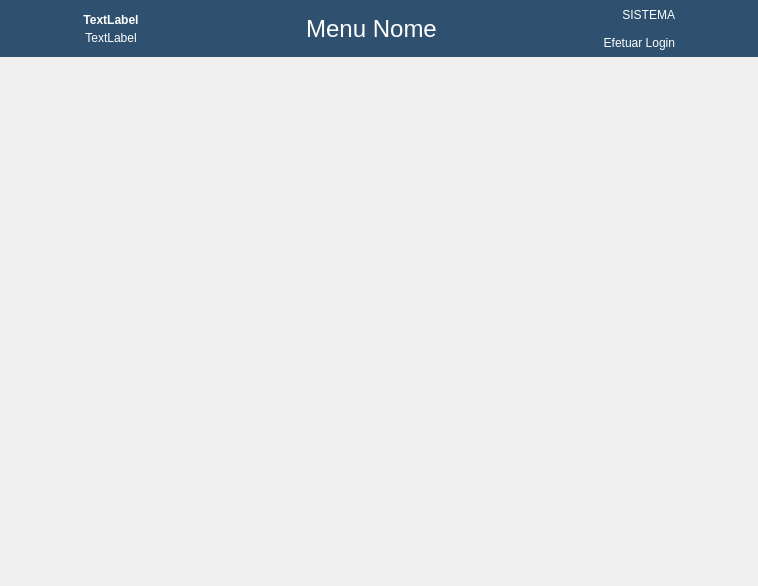
<?xml version="1.0" encoding="UTF-8"?>
<ui version="4.0">
 <class>MainDialog</class>
 <widget class="QDialog" name="MainDialog">
  <property name="geometry">
   <rect>
    <x>0</x>
    <y>0</y>
    <width>758</width>
    <height>586</height>
   </rect>
  </property>
  <property name="windowTitle">
   <string>MainDialog</string>
  </property>
  <layout class="QVBoxLayout" name="verticalLayout">
   <property name="spacing">
    <number>0</number>
   </property>
   <property name="leftMargin">
    <number>0</number>
   </property>
   <property name="topMargin">
    <number>0</number>
   </property>
   <property name="rightMargin">
    <number>0</number>
   </property>
   <property name="bottomMargin">
    <number>0</number>
   </property>
   <item>
    <widget class="QFrame" name="frame_2">
     <property name="minimumSize">
      <size>
       <width>0</width>
       <height>57</height>
      </size>
     </property>
     <property name="maximumSize">
      <size>
       <width>16777215</width>
       <height>57</height>
      </size>
     </property>
     <property name="styleSheet">
      <string notr="true">background-color: rgb(47, 80, 111);</string>
     </property>
     <property name="frameShape">
      <enum>QFrame::NoFrame</enum>
     </property>
     <property name="frameShadow">
      <enum>QFrame::Raised</enum>
     </property>
     <layout class="QHBoxLayout" name="horizontalLayout_7">
      <property name="topMargin">
       <number>0</number>
      </property>
      <property name="bottomMargin">
       <number>0</number>
      </property>
      <item>
       <widget class="QPushButton" name="btn_alarm">
        <property name="minimumSize">
         <size>
          <width>60</width>
          <height>60</height>
         </size>
        </property>
        <property name="maximumSize">
         <size>
          <width>60</width>
          <height>60</height>
         </size>
        </property>
        <property name="focusPolicy">
         <enum>Qt::NoFocus</enum>
        </property>
        <property name="text">
         <string/>
        </property>
        <property name="icon">
         <iconset resource="res/images.qrc">
          <normaloff>:/images/square_logo.png</normaloff>:/images/square_logo.png</iconset>
        </property>
        <property name="iconSize">
         <size>
          <width>60</width>
          <height>60</height>
         </size>
        </property>
        <property name="flat">
         <bool>true</bool>
        </property>
       </widget>
      </item>
      <item>
       <layout class="QVBoxLayout" name="verticalLayout_4">
        <property name="spacing">
         <number>4</number>
        </property>
        <property name="leftMargin">
         <number>6</number>
        </property>
        <property name="rightMargin">
         <number>6</number>
        </property>
        <item>
         <widget class="QLabel" name="lbl_date">
          <property name="font">
           <font>
            <pointsize>9</pointsize>
            <weight>75</weight>
            <bold>true</bold>
           </font>
          </property>
          <property name="styleSheet">
           <string notr="true">color: rgb(255, 255, 255);</string>
          </property>
          <property name="text">
           <string>TextLabel</string>
          </property>
          <property name="alignment">
           <set>Qt::AlignBottom|Qt::AlignHCenter</set>
          </property>
         </widget>
        </item>
        <item>
         <widget class="QLabel" name="lbl_time">
          <property name="font">
           <font>
            <pointsize>9</pointsize>
           </font>
          </property>
          <property name="styleSheet">
           <string notr="true">color: rgb(255, 255, 255);</string>
          </property>
          <property name="text">
           <string>TextLabel</string>
          </property>
          <property name="alignment">
           <set>Qt::AlignHCenter|Qt::AlignTop</set>
          </property>
         </widget>
        </item>
       </layout>
      </item>
      <item>
       <spacer name="horizontalSpacer_4">
        <property name="orientation">
         <enum>Qt::Horizontal</enum>
        </property>
        <property name="sizeHint" stdset="0">
         <size>
          <width>40</width>
          <height>20</height>
         </size>
        </property>
       </spacer>
      </item>
      <item>
       <widget class="QLabel" name="lbl_top">
        <property name="font">
         <font>
          <family>Ubuntu</family>
          <pointsize>18</pointsize>
          <weight>50</weight>
          <italic>false</italic>
          <bold>false</bold>
         </font>
        </property>
        <property name="styleSheet">
         <string notr="true">color: rgb(255, 255, 255);</string>
        </property>
        <property name="text">
         <string>Menu Nome</string>
        </property>
        <property name="alignment">
         <set>Qt::AlignCenter</set>
        </property>
       </widget>
      </item>
      <item>
       <spacer name="horizontalSpacer">
        <property name="orientation">
         <enum>Qt::Horizontal</enum>
        </property>
        <property name="sizeHint" stdset="0">
         <size>
          <width>40</width>
          <height>20</height>
         </size>
        </property>
       </spacer>
      </item>
      <item>
       <layout class="QVBoxLayout" name="verticalLayout_3">
        <property name="spacing">
         <number>0</number>
        </property>
        <property name="leftMargin">
         <number>6</number>
        </property>
        <property name="rightMargin">
         <number>6</number>
        </property>
        <item>
         <widget class="QLabel" name="lbl_user">
          <property name="styleSheet">
           <string notr="true">color: rgb(255, 255, 255);</string>
          </property>
          <property name="text">
           <string>SISTEMA</string>
          </property>
          <property name="alignment">
           <set>Qt::AlignRight|Qt::AlignTrailing|Qt::AlignVCenter</set>
          </property>
         </widget>
        </item>
        <item>
         <widget class="QLabel" name="lbl_level">
          <property name="font">
           <font>
            <pointsize>9</pointsize>
           </font>
          </property>
          <property name="styleSheet">
           <string notr="true">color: rgb(255, 255, 255);</string>
          </property>
          <property name="text">
           <string>Efetuar Login</string>
          </property>
          <property name="alignment">
           <set>Qt::AlignRight|Qt::AlignTrailing|Qt::AlignVCenter</set>
          </property>
         </widget>
        </item>
       </layout>
      </item>
      <item>
       <widget class="QPushButton" name="btn_login">
        <property name="minimumSize">
         <size>
          <width>60</width>
          <height>60</height>
         </size>
        </property>
        <property name="maximumSize">
         <size>
          <width>60</width>
          <height>60</height>
         </size>
        </property>
        <property name="focusPolicy">
         <enum>Qt::NoFocus</enum>
        </property>
        <property name="text">
         <string/>
        </property>
        <property name="icon">
         <iconset resource="res/icons.qrc">
          <normaloff>:/icons/user_unlogged.png</normaloff>:/icons/user_unlogged.png</iconset>
        </property>
        <property name="iconSize">
         <size>
          <width>40</width>
          <height>40</height>
         </size>
        </property>
        <property name="flat">
         <bool>true</bool>
        </property>
       </widget>
      </item>
     </layout>
    </widget>
   </item>
   <item>
    <widget class="QWidget" name="main_widget" native="true">
     <layout class="QVBoxLayout" name="verticalLayout_2">
      <property name="spacing">
       <number>0</number>
      </property>
      <property name="leftMargin">
       <number>0</number>
      </property>
      <property name="topMargin">
       <number>0</number>
      </property>
      <property name="rightMargin">
       <number>0</number>
      </property>
      <property name="bottomMargin">
       <number>0</number>
      </property>
     </layout>
    </widget>
   </item>
  </layout>
 </widget>
 <layoutdefault spacing="6" margin="11"/>
 <resources>
  <include location="res/images.qrc"/>
  <include location="res/icons.qrc"/>
 </resources>
 <connections/>
</ui>
